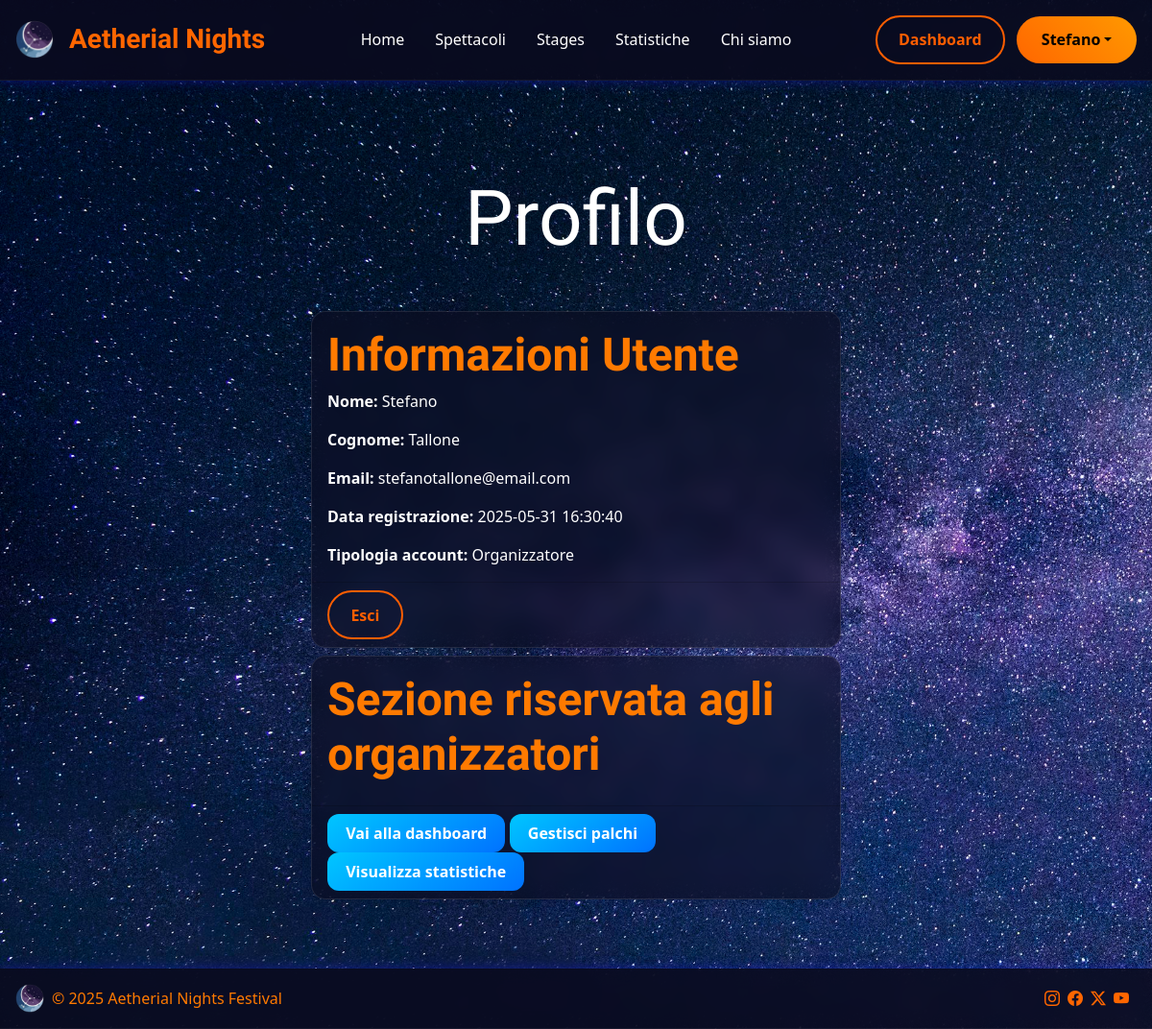
The app's page /profilo (signed in) with its own data.
### tables this page shows
CREATE TABLE "UTENTI" (
	"id"	INTEGER NOT NULL UNIQUE,
	"email"	TEXT NOT NULL UNIQUE,
	"password"	TEXT NOT NULL,
	"nome"	TEXT NOT NULL,
	"cognome"	TEXT NOT NULL,
	"organizzatore"	INTEGER NOT NULL,
	"data_registrazione"	TEXT NOT NULL,
	"sesso"	TEXT NOT NULL,
	PRIMARY KEY("id" AUTOINCREMENT)
);

### app.py (the view)
@app.route('/profilo')
@login_required
def profile():
    if current_user.organizzatore == 0:
        ticket = biglietti_dao.get_biglietti_by_user(current_user.id)
    else:
        ticket = None
    return render_template('profilo.html', p_ticket=ticket)

### app.py (called while the page is built)
@login_manager.user_loader
def load_user(user_id):
    db_user = utenti_dao.get_user_by_id(user_id)
    if db_user is not None:
        user = User(id = db_user['id'],
                    email = db_user['email'],
                    password = db_user['password'],
                    nome = db_user['nome'],
                    cognome = db_user['cognome'],
                    organizzatore = db_user['organizzatore'],
                    data_registrazione = db_user['data_registrazione'],
                    sesso = db_user['sesso'])
    else:
        user = None
    return user

### utenti_dao.py (called while the page is built)
def get_user_by_id(user_id):
    conn = sqlite3.connect('db/database.db')
    conn.row_factory = sqlite3.Row
    cursor = conn.cursor()
    sql = "SELECT * FROM utenti WHERE id = ?"
    cursor.execute(sql, (user_id,))
    user = cursor.fetchone()
    cursor.close()
    conn.close()
    return user

### templates/profilo.html (shortened to what this page needs)
{% extends "base.html" %}
{% block content %}
<div class="col-12 p-5">
  <div class="page-title text-center my-5">
      <h1>Profilo</h1>
  </div>
  <div class="row">
    <div class="col-12 col-md-6 offset-md-3">
      <div class="card profile-card">
        <div class="card-body">
          <h5 class="card-title">Informazioni Utente</h5>
          <p class="card-text"><strong>Nome:</strong> {{ current_user.nome }}</p>
          <p class="card-text"><strong>Cognome:</strong> {{ current_user.cognome }}</p>
          <p class="card-text"><strong>Email:</strong> {{ current_user.email }}</p>
          <p class="card-text"><strong>Data registrazione:</strong> {{ current_user.data_registrazione }}</p>
          <p class="card-text"><strong>Tipologia account:</strong>
            {% if current_user.organizzatore %}
              Organizzatore
            {% else %}
              Partecipante
            {% endif %}
          </p>
        </div>
        <div class="card-footer">
          <a href="{{ url_for('logout') }}" class="btn btn-outline">Esci</a>
        </div>
      </div>
    </div>
  </div>
  {% if current_user.organizzatore == 0 %}
  <div class="row mt-4">
    <div class="col-md-6 offset-md-3">
      <div class="ticket-card">
        <h5><i class="bi bi-ticket-fill ticket-icon"></i> Biglietto Acquistato</h5>
        {% if p_ticket %}
            <div class="ticket-detail">
            {% if p_ticket.type=='daily' %}
                <p><strong>Tipo:</strong> Pass giornaliero</p>
                <p><strong>Giorno scelto: </strong>
                    {% if p_ticket.Venerdì %}
                        Venerdì
                    {% elif p_ticket.Sabato %}
                        Sabato
                    {% else %}
                        Domenica
                    {% endif %}
                </p>
            {% elif p_ticket.type=='2days' %}
                <p><strong>Tipo:</strong> Pass 2 giorni</p>
                <p><strong>Giorni scelti: </strong>
                    {% if p_ticket.Venerdì %}
                        Venerdì - Sabato
                    {% else %}
                        Sabato - Domenica
                    {% endif %}
                </p>
            {% else %}
                <p><strong>Tipo:</strong> Full pass</p>
            {% endif %}
            <p><strong>Data Acquisto:</strong> {{ p_ticket.data_acquisto }}</p>
            <p><strong>Identificativo univoco:</strong> #{{ p_ticket.id }}</p>
            </div>
        {% else %}
            <p>Nessun biglietto acquistato.</p>
        {% endif %}
        </div>
    </div>
  </div>
{% else %}
  <div class="row mt-2">
    <div class="col-12 col-md-6 offset-md-3">
      <div class="card profile-card">
        <div class="card-body">
          <h5 class="card-title">Sezione riservata agli organizzatori</h5>
        </div>
        <div class="card-footer">
          <a href="{{ url_for('dashboard') }}" class="btn btn-azzurro">Vai alla dashboard</a>
          <a href="{{ url_for('stages') }}" class="btn btn-azzurro">Gestisci palchi</a>
          <a href="{{ url_for('biglietti') }}" class="btn btn-azzurro">Visualizza statistiche</a>
        </div>
      </div>
    </div>
  </div>
{% endif %}
</div>
{% endblock %}

### templates/base.html (shortened to what this page needs)
<!doctype html>
<html lang="it">
<head>
  <link href="https://cdn.jsdelivr.net/npm/bootstrap@5.3.5/dist/css/bootstrap.min.css" rel="stylesheet"
>
  <link href="https://cdn.jsdelivr.net/npm/bootstrap-icons/font/bootstrap-icons.css" rel="stylesheet">
  <link rel="stylesheet" href="https://cdn.jsdelivr.net/npm/bootstrap-icons@1.11.3/font/bootstrap-icons.min.css">
  <link rel="stylesheet" href="{{ url_for('static', filename='css/style.css') }}">
  <link rel="stylesheet" href="{{ url_for('static', filename='css/home.css') }}">
  <link rel="stylesheet" href="{{ url_for('static', filename='css/stages.css') }}">
  <link rel="stylesheet" href="{{ url_for('static', filename='css/register&login.css') }}">
  <link rel="stylesheet" href="{{ url_for('static', filename='css/dashboard.css') }}">
  <link rel="stylesheet" href="{{ url_for('static', filename='css/profilo.css') }}">
  <link rel="stylesheet" href="{{ url_for('static', filename='css/biglietti.css') }}">
  <link rel="stylesheet" href="{{ url_for('static', filename='css/spettacoli.css') }}">
</head>
<body>
  <header class="d-flex flex-wrap align-items-center justify-content-center justify-content-md-between p-3 sticky-top" id="myHeader">
    <div class="col-md-3 mb-2 mb-md-0">
      <a href="/" class="d-inline-flex link-body-emphasis text-decoration-none align-items-center">
          <img src="{{ url_for('static', filename='images/logo.PNG') }}" alt="Logo" class="" width="40" height="40">
          <h3 class="ms-3 mt-2 title text-orange">Aetherial Nights</h3>
      </a>
    </div>
    <ul class="nav nav-pills">
      <li class="nav-item"><a href="/" class="nav-link {% if request.path == '/' %}nav-current{% endif %}" aria-current="page">Home</a></li>
      <li class="nav-item"><a href="/spettacoli" class="nav-link {% if request.path.startswith('/spettacoli') %}nav-current{% endif %}">Spettacoli</a></li>
      <li class="nav-item"><a href="/stages" class="nav-link {% if request.path.startswith('/stages') %}nav-current{% endif %}">Stages</a></li>
      <li class="nav-item">
        <a href="/biglietti" class="nav-link {% if request.path.startswith('/biglietti') %}nav-current{% endif %}">
          {% if current_user.organizzatore %}
            Statistiche
          {% else %}
            Biglietti
          {% endif %}
        </a>
      </li>
      <li class="nav-item"><a href="/about" class="nav-link {% if request.path.startswith('/about') %}nav-current{% endif %}">Chi siamo</a></li>
    </ul>
    <div class="col-md-3 text-end">
      {% if current_user.is_authenticated %}
        {% if current_user.organizzatore %}
          <button type="button" class="btn btn-outline me-2" onclick="location.href='/dashboard'">Dashboard</button>
        {% endif %}
        <button type="button" class="btn btn-primary link-body-emphasis text-decoration-none dropdown-toggle" data-bs-toggle="dropdown" aria-expanded="false">{{current_user.nome}}</button>
      {% else %}
        <button type="button" class="btn btn-outline me-2" data-bs-toggle="modal" data-bs-target="#loginModal" data-bs-whatever="@mdo">Login</button>
        <button type="button" class="btn btn" onclick="location.href='/register'">Registrati</button>
      {% endif %}
    </div>
  </header>
  <div class="container-fluid px-0">
    <div class="row justify-content-center">
      {%block content %}{% endblock %}
    </div>
  </div>
  <footer class="d-flex flex-wrap justify-content-between align-items-center p-3 mt-4">
    <div class="col-md-4 d-flex align-items-center">
      <a href="/" class="mb-3 me-2 mb-md-0 text-body-secondary text-decoration-none lh-1" aria-label="Logo">
        <img src="{{ url_for('static', filename='images/logo.PNG') }}" alt="Logo" class="" width="30" height="30">
      </a>
      <span class="mb-3 mb-md-0">© 2025 Aetherial Nights Festival</span>
    </div>
    <ul class="nav col-md-4 justify-content-end list-unstyled d-flex">
      <a href="#" class="mb-3 me-2 mb-md-0 lh-1" aria-label="Logo">
        <i class="bi bi-instagram"></i>
      </a>
      <a href="#" class="mb-3 me-2 mb-md-0 lh-1" aria-label="Logo">
        <i class="bi bi-facebook"></i>
      </a>
      <a href="#" class="mb-3 me-2 mb-md-0 lh-1" aria-label="Logo">
        <i class="bi bi-twitter-x"></i>
      </a>
      <a href="#" class="mb-3 me-2 mb-md-0 lh-1" aria-label="Logo">
        <i class="bi bi-youtube"></i>
      </a>
    </ul>
  </footer>
</body>
</html>

### static/css/style.css (style rules this page uses)
body { background-image: url('/static/images/stelle.jpeg'); background-attachment: fixed; background-size: cover; color: white; overflow-x: hidden; }
a { color: #ff6600; }
header, footer { background: rgba(10, 10, 30, 0.85); backdrop-filter: blur(10px); -webkit-backdrop-filter: blur(10px); color: #ff7a00; box-shadow: 0 0 12px rgba(31, 28, 255, 0.4); border-bottom: 1px solid rgba(255, 255, 255, 0.05); padding: 1rem 2rem; z-index: 1000; }
a.nav-link { color: #ffffff; font-weight: 500; transition: color 0.3s; }
.container-fluid { flex: 1 0 auto; min-height: 77vh; }
.btn { background: linear-gradient(45deg, #ff6600, #ff9900); color: #fff; font-weight: bold; padding: 0.8rem 1.6rem; border: none; border-radius: 50px; transition: all 0.3s ease-in-out; }
.btn-outline { background: transparent; border: 2px solid #ff5e00; color: #ff5e00; font-weight: 600; padding: 0.7rem 1.4rem; border-radius: 50px; transition: all 0.3s ease; }
.btn-azzurro { background: linear-gradient(145deg, #00c6ff, #0072ff); color: white; font-weight: 600; padding: 0.5rem 1.2rem; border: none; border-radius: 12px; transition: all 0.3s ease; }
.text-orange { color: #ff6600; }
.page-title { font-family: "Genos", sans-serif; font-style: normal; font-optical-sizing: auto; font-weight: 900; }
.page-title h1 { font-size: 5rem; }
.title { font-family: "Genos", sans-serif; font-style: normal; font-optical-sizing: auto; font-weight: 600; vertical-align: middle; }
.card { border-radius: 15px; box-shadow: 0 4px 8px rgba(0, 0, 0, 0.1); overflow: hidden; background-color: rgba(10, 10, 30, 0.6); backdrop-filter: blur(10px); color: white; border: 1px solid rgba(255, 255, 255, 0.1); }
.card-title { color: #ff7a00; font-family: "Genos", sans-serif; font-optical-sizing: auto; font-weight: 600; font-style: normal; font-size: 3em; }

### records on screen
UTENTI: nome "Stefano", cognome "Tallone", email "stefanotallone@email.com", data_registrazione "2025-05-31 16:30:40"
